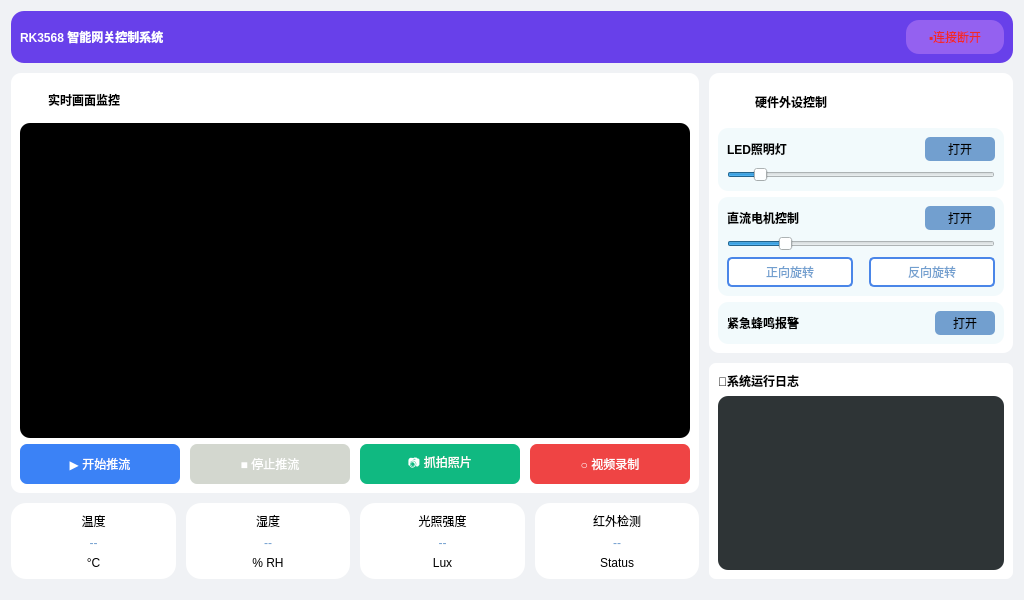
<?xml version="1.0" encoding="UTF-8"?>
<ui version="4.0">
 <class>Widget</class>
 <widget class="QWidget" name="Widget">
  <property name="geometry">
   <rect>
    <x>0</x>
    <y>0</y>
    <width>1024</width>
    <height>600</height>
   </rect>
  </property>
  <property name="minimumSize">
   <size>
    <width>1024</width>
    <height>600</height>
   </size>
  </property>
  <property name="maximumSize">
   <size>
    <width>1024</width>
    <height>600</height>
   </size>
  </property>
  <property name="windowTitle">
   <string>Widget</string>
  </property>
  <property name="styleSheet">
   <string notr="true">background-color: rgb(240, 242, 245);</string>
  </property>
  <layout class="QVBoxLayout" name="verticalLayout_12" stretch="1,10">
   <property name="spacing">
    <number>10</number>
   </property>
   <item>
    <widget class="QWidget" name="widget_8" native="true">
     <property name="styleSheet">
      <string notr="true">background-color: rgb(104, 64, 234);
border-radius: 13px;</string>
     </property>
     <layout class="QHBoxLayout" name="horizontalLayout_11" stretch="9,1">
      <item>
       <widget class="QLabel" name="label_23">
        <property name="styleSheet">
         <string notr="true">font: 75 18pt &quot;Ubuntu Condensed&quot;;
font-weight: bold;
 padding-left: 0px;
color: rgb(255, 255, 255);
</string>
        </property>
        <property name="text">
         <string>RK3568 智能网关控制系统</string>
        </property>
       </widget>
      </item>
      <item>
       <widget class="QLabel" name="label_24">
        <property name="styleSheet">
         <string notr="true">
color: rgb(239, 41, 41);
 padding-right: 0px;
background-color: rgb(148, 97, 240);</string>
        </property>
        <property name="text">
         <string>▪连接断开</string>
        </property>
        <property name="alignment">
         <set>Qt::AlignCenter</set>
        </property>
        <property name="margin">
         <number>0</number>
        </property>
       </widget>
      </item>
     </layout>
    </widget>
   </item>
   <item>
    <layout class="QHBoxLayout" name="horizontalLayout_10" stretch="7,4">
     <property name="spacing">
      <number>10</number>
     </property>
     <property name="bottomMargin">
      <number>10</number>
     </property>
     <item>
      <layout class="QVBoxLayout" name="verticalLayout_11">
       <item>
        <widget class="QWidget" name="widget" native="true">
         <property name="styleSheet">
          <string notr="true">background-color: rgb(255, 255, 255);
border-radius: 10px;</string>
         </property>
         <layout class="QVBoxLayout" name="verticalLayout_4" stretch="1,9,2">
          <item>
           <layout class="QHBoxLayout" name="horizontalLayout_6">
            <item>
             <widget class="QLabel" name="label_6">
              <property name="minimumSize">
               <size>
                <width>22</width>
                <height>22</height>
               </size>
              </property>
              <property name="maximumSize">
               <size>
                <width>22</width>
                <height>22</height>
               </size>
              </property>
              <property name="styleSheet">
               <string notr="true"/>
              </property>
              <property name="text">
               <string/>
              </property>
              <property name="pixmap">
               <pixmap resource="res.qrc">:/images/sheyingji.png</pixmap>
              </property>
              <property name="scaledContents">
               <bool>true</bool>
              </property>
             </widget>
            </item>
            <item>
             <widget class="QLabel" name="label_5">
              <property name="styleSheet">
               <string notr="true">font: 75 15pt &quot;Ubuntu Mono&quot;;
font-weight: bold;</string>
              </property>
              <property name="text">
               <string>实时画面监控</string>
              </property>
             </widget>
            </item>
           </layout>
          </item>
          <item>
           <widget class="QLabel" name="label">
            <property name="styleSheet">
             <string notr="true">background-color: rgb(0, 0, 0);</string>
            </property>
            <property name="text">
             <string>TextLabel</string>
            </property>
           </widget>
          </item>
          <item>
           <layout class="QHBoxLayout" name="horizontalLayout">
            <property name="spacing">
             <number>10</number>
            </property>
            <item>
             <widget class="QPushButton" name="pushButton">
              <property name="minimumSize">
               <size>
                <width>160</width>
                <height>40</height>
               </size>
              </property>
              <property name="maximumSize">
               <size>
                <width>150</width>
                <height>40</height>
               </size>
              </property>
              <property name="styleSheet">
               <string notr="true">background-color: rgb(59, 130, 246);
color: rgb(255, 255, 255);
border-radius: 7px;
</string>
              </property>
              <property name="text">
               <string>▶ 开始推流</string>
              </property>
             </widget>
            </item>
            <item>
             <widget class="QPushButton" name="pushButton_2">
              <property name="minimumSize">
               <size>
                <width>160</width>
                <height>40</height>
               </size>
              </property>
              <property name="maximumSize">
               <size>
                <width>150</width>
                <height>40</height>
               </size>
              </property>
              <property name="styleSheet">
               <string notr="true">background-color: rgb(211, 215, 207);
color: rgb(255, 255, 255);
border-radius: 7px;
</string>
              </property>
              <property name="text">
               <string>■ 停止推流</string>
              </property>
             </widget>
            </item>
            <item>
             <widget class="QPushButton" name="pushButton_3">
              <property name="minimumSize">
               <size>
                <width>160</width>
                <height>40</height>
               </size>
              </property>
              <property name="maximumSize">
               <size>
                <width>150</width>
                <height>40</height>
               </size>
              </property>
              <property name="styleSheet">
               <string notr="true">background-color: rgb(16, 185, 129);
border-radius: 7px;
color: rgb(255, 255, 255);

</string>
              </property>
              <property name="text">
               <string>📷 抓拍照片</string>
              </property>
             </widget>
            </item>
            <item>
             <widget class="QPushButton" name="pushButton_4">
              <property name="minimumSize">
               <size>
                <width>160</width>
                <height>40</height>
               </size>
              </property>
              <property name="maximumSize">
               <size>
                <width>150</width>
                <height>40</height>
               </size>
              </property>
              <property name="styleSheet">
               <string notr="true">background-color: rgb(239, 68, 68);
border-radius: 7px;
color: rgb(255, 255, 255);
</string>
              </property>
              <property name="text">
               <string>○ 视频录制</string>
              </property>
             </widget>
            </item>
           </layout>
          </item>
         </layout>
        </widget>
       </item>
       <item>
        <layout class="QHBoxLayout" name="horizontalLayout_8">
         <item>
          <widget class="QWidget" name="widget_wendu" native="true">
           <property name="styleSheet">
            <string notr="true">background-color: rgb(255, 255, 255);
border-radius: 15px;
</string>
           </property>
           <layout class="QVBoxLayout" name="verticalLayout_5">
            <item>
             <widget class="QLabel" name="label_9">
              <property name="styleSheet">
               <string notr="true">font: 13pt &quot;Ubuntu&quot;;</string>
              </property>
              <property name="text">
               <string>温度</string>
              </property>
              <property name="alignment">
               <set>Qt::AlignCenter</set>
              </property>
             </widget>
            </item>
            <item>
             <widget class="QLabel" name="label_10">
              <property name="styleSheet">
               <string notr="true">font: 150 25pt &quot;Ubuntu Condensed&quot;;
color: rgb(114, 159, 207);</string>
              </property>
              <property name="text">
               <string>--</string>
              </property>
              <property name="alignment">
               <set>Qt::AlignCenter</set>
              </property>
             </widget>
            </item>
            <item>
             <widget class="QLabel" name="label_11">
              <property name="text">
               <string>°C</string>
              </property>
              <property name="alignment">
               <set>Qt::AlignCenter</set>
              </property>
             </widget>
            </item>
           </layout>
          </widget>
         </item>
         <item>
          <widget class="QWidget" name="widget_wendu_2" native="true">
           <property name="styleSheet">
            <string notr="true">background-color: rgb(255, 255, 255);
border-radius: 15px;</string>
           </property>
           <layout class="QVBoxLayout" name="verticalLayout_6">
            <item>
             <widget class="QLabel" name="label_12">
              <property name="styleSheet">
               <string notr="true">font: 13pt &quot;Ubuntu&quot;;</string>
              </property>
              <property name="text">
               <string>湿度</string>
              </property>
              <property name="alignment">
               <set>Qt::AlignCenter</set>
              </property>
             </widget>
            </item>
            <item>
             <widget class="QLabel" name="label_13">
              <property name="styleSheet">
               <string notr="true">font: 150 25pt &quot;Ubuntu Condensed&quot;;
color: rgb(114, 159, 207);</string>
              </property>
              <property name="text">
               <string>--</string>
              </property>
              <property name="alignment">
               <set>Qt::AlignCenter</set>
              </property>
             </widget>
            </item>
            <item>
             <widget class="QLabel" name="label_14">
              <property name="text">
               <string>% RH</string>
              </property>
              <property name="alignment">
               <set>Qt::AlignCenter</set>
              </property>
             </widget>
            </item>
           </layout>
          </widget>
         </item>
         <item>
          <widget class="QWidget" name="widget_wendu_3" native="true">
           <property name="styleSheet">
            <string notr="true">background-color: rgb(255, 255, 255);
border-radius: 15px;</string>
           </property>
           <layout class="QVBoxLayout" name="verticalLayout_7">
            <item>
             <widget class="QLabel" name="label_15">
              <property name="styleSheet">
               <string notr="true">font: 13pt &quot;Ubuntu&quot;;</string>
              </property>
              <property name="text">
               <string>光照强度</string>
              </property>
              <property name="alignment">
               <set>Qt::AlignCenter</set>
              </property>
             </widget>
            </item>
            <item>
             <widget class="QLabel" name="label_16">
              <property name="styleSheet">
               <string notr="true">font: 150 25pt &quot;Ubuntu Condensed&quot;;
color: rgb(114, 159, 207);</string>
              </property>
              <property name="text">
               <string>--</string>
              </property>
              <property name="alignment">
               <set>Qt::AlignCenter</set>
              </property>
             </widget>
            </item>
            <item>
             <widget class="QLabel" name="label_17">
              <property name="text">
               <string>Lux</string>
              </property>
              <property name="alignment">
               <set>Qt::AlignCenter</set>
              </property>
             </widget>
            </item>
           </layout>
          </widget>
         </item>
         <item>
          <widget class="QWidget" name="widget_wendu_4" native="true">
           <property name="styleSheet">
            <string notr="true">background-color: rgb(255, 255, 255);
border-radius: 15px;

</string>
           </property>
           <layout class="QVBoxLayout" name="verticalLayout_8">
            <item>
             <widget class="QLabel" name="label_18">
              <property name="styleSheet">
               <string notr="true">font: 13pt &quot;Ubuntu&quot;;</string>
              </property>
              <property name="text">
               <string>红外检测</string>
              </property>
              <property name="alignment">
               <set>Qt::AlignCenter</set>
              </property>
             </widget>
            </item>
            <item>
             <widget class="QLabel" name="label_19">
              <property name="styleSheet">
               <string notr="true">font: 150 25pt &quot;Ubuntu Condensed&quot;;
color: rgb(114, 159, 207);</string>
              </property>
              <property name="text">
               <string>--</string>
              </property>
              <property name="alignment">
               <set>Qt::AlignCenter</set>
              </property>
             </widget>
            </item>
            <item>
             <widget class="QLabel" name="label_20">
              <property name="text">
               <string>Status</string>
              </property>
              <property name="alignment">
               <set>Qt::AlignCenter</set>
              </property>
             </widget>
            </item>
           </layout>
          </widget>
         </item>
        </layout>
       </item>
      </layout>
     </item>
     <item>
      <layout class="QVBoxLayout" name="verticalLayout_10">
       <item>
        <widget class="QWidget" name="widget_2" native="true">
         <property name="styleSheet">
          <string notr="true">background-color: rgb(255, 255, 255);
border-radius: 10px;</string>
         </property>
         <layout class="QVBoxLayout" name="verticalLayout_3">
          <item>
           <widget class="QWidget" name="widget_3" native="true">
            <property name="styleSheet">
             <string notr="true">background-color: rgb(255, 255, 255);</string>
            </property>
            <layout class="QHBoxLayout" name="horizontalLayout_7">
             <item>
              <widget class="QLabel" name="label_8">
               <property name="minimumSize">
                <size>
                 <width>22</width>
                 <height>22</height>
                </size>
               </property>
               <property name="maximumSize">
                <size>
                 <width>22</width>
                 <height>22</height>
                </size>
               </property>
               <property name="styleSheet">
                <string notr="true"/>
               </property>
               <property name="text">
                <string/>
               </property>
               <property name="pixmap">
                <pixmap resource="res.qrc">:/images/shezhi.png</pixmap>
               </property>
               <property name="scaledContents">
                <bool>true</bool>
               </property>
              </widget>
             </item>
             <item>
              <widget class="QLabel" name="label_7">
               <property name="maximumSize">
                <size>
                 <width>16777215</width>
                 <height>20</height>
                </size>
               </property>
               <property name="styleSheet">
                <string notr="true">font: 75 15pt &quot;Ubuntu Mono&quot;;
font-weight: bold;</string>
               </property>
               <property name="text">
                <string>硬件外设控制</string>
               </property>
              </widget>
             </item>
            </layout>
           </widget>
          </item>
          <item>
           <widget class="QWidget" name="widget_4" native="true">
            <property name="styleSheet">
             <string notr="true">background-color: rgb(242, 250, 252);
border-radius: 10px;</string>
            </property>
            <layout class="QVBoxLayout" name="verticalLayout">
             <item>
              <layout class="QHBoxLayout" name="horizontalLayout_2" stretch="1,1,1">
               <property name="spacing">
                <number>6</number>
               </property>
               <item>
                <widget class="QLabel" name="label_2">
                 <property name="minimumSize">
                  <size>
                   <width>80</width>
                   <height>0</height>
                  </size>
                 </property>
                 <property name="maximumSize">
                  <size>
                   <width>80</width>
                   <height>16777215</height>
                  </size>
                 </property>
                 <property name="styleSheet">
                  <string notr="true">font: 12pt &quot;Ubuntu&quot;;
font-weight: bold;</string>
                 </property>
                 <property name="text">
                  <string>LED照明灯</string>
                 </property>
                </widget>
               </item>
               <item>
                <spacer name="horizontalSpacer_3">
                 <property name="orientation">
                  <enum>Qt::Horizontal</enum>
                 </property>
                 <property name="sizeType">
                  <enum>QSizePolicy::Expanding</enum>
                 </property>
                 <property name="sizeHint" stdset="0">
                  <size>
                   <width>40</width>
                   <height>20</height>
                  </size>
                 </property>
                </spacer>
               </item>
               <item>
                <widget class="QPushButton" name="pushButton_5">
                 <property name="minimumSize">
                  <size>
                   <width>30</width>
                   <height>24</height>
                  </size>
                 </property>
                 <property name="maximumSize">
                  <size>
                   <width>70</width>
                   <height>24</height>
                  </size>
                 </property>
                 <property name="styleSheet">
                  <string notr="true">font: 12pt &quot;Ubuntu&quot;;
background-color: rgb(114, 159, 207);
border-radius: 5px;</string>
                 </property>
                 <property name="text">
                  <string>打开</string>
                 </property>
                </widget>
               </item>
              </layout>
             </item>
             <item>
              <widget class="QSlider" name="horizontalSlider">
               <property name="value">
                <number>10</number>
               </property>
               <property name="orientation">
                <enum>Qt::Horizontal</enum>
               </property>
              </widget>
             </item>
            </layout>
           </widget>
          </item>
          <item>
           <widget class="QWidget" name="widget_5" native="true">
            <property name="styleSheet">
             <string notr="true">background-color: rgb(242, 250, 252);
border-radius: 10px;</string>
            </property>
            <layout class="QVBoxLayout" name="verticalLayout_2">
             <item>
              <layout class="QHBoxLayout" name="horizontalLayout_3">
               <item>
                <widget class="QLabel" name="label_3">
                 <property name="maximumSize">
                  <size>
                   <width>80</width>
                   <height>16777215</height>
                  </size>
                 </property>
                 <property name="styleSheet">
                  <string notr="true">font: 12pt &quot;Ubuntu&quot;;
font-weight: bold;</string>
                 </property>
                 <property name="text">
                  <string>直流电机控制</string>
                 </property>
                </widget>
               </item>
               <item>
                <spacer name="horizontalSpacer_4">
                 <property name="orientation">
                  <enum>Qt::Horizontal</enum>
                 </property>
                 <property name="sizeType">
                  <enum>QSizePolicy::Expanding</enum>
                 </property>
                 <property name="sizeHint" stdset="0">
                  <size>
                   <width>40</width>
                   <height>20</height>
                  </size>
                 </property>
                </spacer>
               </item>
               <item>
                <widget class="QPushButton" name="pushButton_6">
                 <property name="minimumSize">
                  <size>
                   <width>70</width>
                   <height>24</height>
                  </size>
                 </property>
                 <property name="maximumSize">
                  <size>
                   <width>70</width>
                   <height>24</height>
                  </size>
                 </property>
                 <property name="styleSheet">
                  <string notr="true">font: 12pt &quot;Ubuntu&quot;;
background-color: rgb(114, 159, 207);
border-radius: 5px;</string>
                 </property>
                 <property name="text">
                  <string>打开</string>
                 </property>
                </widget>
               </item>
              </layout>
             </item>
             <item>
              <widget class="QSlider" name="horizontalSlider_2">
               <property name="value">
                <number>20</number>
               </property>
               <property name="orientation">
                <enum>Qt::Horizontal</enum>
               </property>
              </widget>
             </item>
             <item>
              <layout class="QHBoxLayout" name="horizontalLayout_4">
               <item>
                <widget class="QPushButton" name="pushButton_7">
                 <property name="minimumSize">
                  <size>
                   <width>70</width>
                   <height>30</height>
                  </size>
                 </property>
                 <property name="maximumSize">
                  <size>
                   <width>16777215</width>
                   <height>30</height>
                  </size>
                 </property>
                 <property name="styleSheet">
                  <string notr="true">font: 12pt &quot;Ubuntu&quot;;
background-color: rgb(255, 255, 255);
border-radius: 5px;
border: 2px solid #333333;
border-color: #4A86E8; 
color: rgb(114, 159, 207);
</string>
                 </property>
                 <property name="text">
                  <string>正向旋转</string>
                 </property>
                </widget>
               </item>
               <item>
                <spacer name="horizontalSpacer_5">
                 <property name="orientation">
                  <enum>Qt::Horizontal</enum>
                 </property>
                 <property name="sizeType">
                  <enum>QSizePolicy::Fixed</enum>
                 </property>
                 <property name="sizeHint" stdset="0">
                  <size>
                   <width>10</width>
                   <height>5</height>
                  </size>
                 </property>
                </spacer>
               </item>
               <item>
                <widget class="QPushButton" name="pushButton_8">
                 <property name="minimumSize">
                  <size>
                   <width>70</width>
                   <height>30</height>
                  </size>
                 </property>
                 <property name="maximumSize">
                  <size>
                   <width>7000000</width>
                   <height>30</height>
                  </size>
                 </property>
                 <property name="styleSheet">
                  <string notr="true">font: 12pt &quot;Ubuntu&quot;;
background-color: rgb(255, 255, 255);
border-radius: 5px;
border: 2px solid #333333;
border-color: #4A86E8; 
color: rgb(114, 159, 207);
</string>
                 </property>
                 <property name="text">
                  <string>反向旋转</string>
                 </property>
                </widget>
               </item>
              </layout>
             </item>
            </layout>
           </widget>
          </item>
          <item>
           <widget class="QWidget" name="widget_6" native="true">
            <property name="styleSheet">
             <string notr="true">background-color: rgb(242, 250, 252);
border-radius: 10px;</string>
            </property>
            <layout class="QHBoxLayout" name="horizontalLayout_5">
             <item>
              <widget class="QLabel" name="label_4">
               <property name="styleSheet">
                <string notr="true">font: 12pt &quot;Ubuntu&quot;;
font-weight:bold;</string>
               </property>
               <property name="text">
                <string>紧急蜂鸣报警</string>
               </property>
              </widget>
             </item>
             <item>
              <spacer name="horizontalSpacer_6">
               <property name="orientation">
                <enum>Qt::Horizontal</enum>
               </property>
               <property name="sizeHint" stdset="0">
                <size>
                 <width>93</width>
                 <height>20</height>
                </size>
               </property>
              </spacer>
             </item>
             <item>
              <widget class="QPushButton" name="pushButton_9">
               <property name="minimumSize">
                <size>
                 <width>60</width>
                 <height>24</height>
                </size>
               </property>
               <property name="maximumSize">
                <size>
                 <width>70</width>
                 <height>24</height>
                </size>
               </property>
               <property name="styleSheet">
                <string notr="true">font: 12pt &quot;Ubuntu&quot;;
background-color: rgb(114, 159, 207);
border-radius: 5px;</string>
               </property>
               <property name="text">
                <string>打开</string>
               </property>
              </widget>
             </item>
            </layout>
           </widget>
          </item>
         </layout>
        </widget>
       </item>
       <item>
        <widget class="QWidget" name="widget_7" native="true">
         <property name="styleSheet">
          <string notr="true">background-color: rgb(255, 255, 255);
border-radius: 7px;</string>
         </property>
         <layout class="QVBoxLayout" name="verticalLayout_9">
          <item>
           <layout class="QHBoxLayout" name="horizontalLayout_9">
            <item>
             <widget class="QLabel" name="label_22">
              <property name="styleSheet">
               <string notr="true">font: 75 15pt &quot;Ubuntu Mono&quot;;
font-weight: bold;</string>
              </property>
              <property name="text">
               <string>📜系统运行日志</string>
              </property>
             </widget>
            </item>
           </layout>
          </item>
          <item>
           <widget class="QPlainTextEdit" name="plainTextEdit">
            <property name="styleSheet">
             <string notr="true">background-color: rgb(46, 52, 54);
border-radius: 10px;</string>
            </property>
           </widget>
          </item>
         </layout>
        </widget>
       </item>
      </layout>
     </item>
    </layout>
   </item>
  </layout>
 </widget>
 <resources>
  <include location="res.qrc"/>
 </resources>
 <connections/>
</ui>
